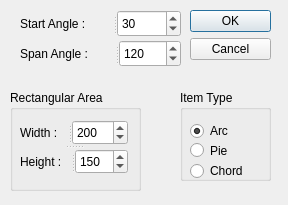
<?xml version="1.0" encoding="UTF-8"?>
<ui version="4.0">
 <class>arcDialog</class>
 <widget class="QDialog" name="arcDialog">
  <property name="geometry">
   <rect>
    <x>0</x>
    <y>0</y>
    <width>288</width>
    <height>205</height>
   </rect>
  </property>
  <property name="windowTitle">
   <string>Dialog</string>
  </property>
  <widget class="QDialogButtonBox" name="buttonBox">
   <property name="geometry">
    <rect>
     <x>190</x>
     <y>10</y>
     <width>81</width>
     <height>71</height>
    </rect>
   </property>
   <property name="orientation">
    <enum>Qt::Vertical</enum>
   </property>
   <property name="standardButtons">
    <set>QDialogButtonBox::Cancel|QDialogButtonBox::Ok</set>
   </property>
  </widget>
  <widget class="QGroupBox" name="groupBox">
   <property name="geometry">
    <rect>
     <x>180</x>
     <y>90</y>
     <width>91</width>
     <height>91</height>
    </rect>
   </property>
   <property name="title">
    <string>Item Type</string>
   </property>
   <widget class="QRadioButton" name="arcRadio">
    <property name="geometry">
     <rect>
      <x>10</x>
      <y>30</y>
      <width>61</width>
      <height>22</height>
     </rect>
    </property>
    <property name="text">
     <string>Arc</string>
    </property>
    <property name="checked">
     <bool>true</bool>
    </property>
   </widget>
   <widget class="QRadioButton" name="pieRadio">
    <property name="geometry">
     <rect>
      <x>10</x>
      <y>50</y>
      <width>61</width>
      <height>21</height>
     </rect>
    </property>
    <property name="text">
     <string>Pie</string>
    </property>
    <property name="checked">
     <bool>false</bool>
    </property>
   </widget>
   <widget class="QRadioButton" name="chordRadio">
    <property name="geometry">
     <rect>
      <x>10</x>
      <y>70</y>
      <width>71</width>
      <height>22</height>
     </rect>
    </property>
    <property name="text">
     <string>Chord</string>
    </property>
   </widget>
  </widget>
  <widget class="QGroupBox" name="groupBox_2">
   <property name="geometry">
    <rect>
     <x>10</x>
     <y>90</y>
     <width>131</width>
     <height>101</height>
    </rect>
   </property>
   <property name="title">
    <string>Rectangular Area</string>
   </property>
   <widget class="QSplitter" name="splitter_5">
    <property name="geometry">
     <rect>
      <x>10</x>
      <y>30</y>
      <width>108</width>
      <height>54</height>
     </rect>
    </property>
    <property name="orientation">
     <enum>Qt::Vertical</enum>
    </property>
    <widget class="QSplitter" name="splitter_3">
     <property name="orientation">
      <enum>Qt::Horizontal</enum>
     </property>
     <widget class="QLabel" name="label_3">
      <property name="text">
       <string>Width : </string>
      </property>
     </widget>
     <widget class="QSpinBox" name="widthSpin">
      <property name="minimum">
       <number>10</number>
      </property>
      <property name="maximum">
       <number>500</number>
      </property>
      <property name="value">
       <number>200</number>
      </property>
     </widget>
    </widget>
    <widget class="QSplitter" name="splitter_4">
     <property name="orientation">
      <enum>Qt::Horizontal</enum>
     </property>
     <widget class="QLabel" name="label_5">
      <property name="text">
       <string>Height : </string>
      </property>
     </widget>
     <widget class="QSpinBox" name="heightSpin">
      <property name="minimum">
       <number>10</number>
      </property>
      <property name="maximum">
       <number>500</number>
      </property>
      <property name="value">
       <number>150</number>
      </property>
     </widget>
    </widget>
   </widget>
  </widget>
  <widget class="QSplitter" name="splitter">
   <property name="geometry">
    <rect>
     <x>20</x>
     <y>10</y>
     <width>161</width>
     <height>27</height>
    </rect>
   </property>
   <property name="orientation">
    <enum>Qt::Horizontal</enum>
   </property>
   <widget class="QLabel" name="label">
    <property name="text">
     <string>Start Angle : </string>
    </property>
   </widget>
   <widget class="QSpinBox" name="startSpin">
    <property name="minimum">
     <number>0</number>
    </property>
    <property name="maximum">
     <number>360</number>
    </property>
    <property name="value">
     <number>30</number>
    </property>
   </widget>
  </widget>
  <widget class="QSplitter" name="splitter_2">
   <property name="geometry">
    <rect>
     <x>20</x>
     <y>40</y>
     <width>161</width>
     <height>27</height>
    </rect>
   </property>
   <property name="orientation">
    <enum>Qt::Horizontal</enum>
   </property>
   <widget class="QLabel" name="label_2">
    <property name="text">
     <string>Span Angle : </string>
    </property>
   </widget>
   <widget class="QSpinBox" name="spanSpin">
    <property name="minimum">
     <number>0</number>
    </property>
    <property name="maximum">
     <number>360</number>
    </property>
    <property name="value">
     <number>120</number>
    </property>
   </widget>
  </widget>
  <action name="action_OK">
   <property name="text">
    <string>OK</string>
   </property>
   <property name="toolTip">
    <string>OK</string>
   </property>
  </action>
 </widget>
 <resources/>
 <connections>
  <connection>
   <sender>buttonBox</sender>
   <signal>accepted()</signal>
   <receiver>arcDialog</receiver>
   <slot>accept()</slot>
   <hints>
    <hint type="sourcelabel">
     <x>248</x>
     <y>254</y>
    </hint>
    <hint type="destinationlabel">
     <x>157</x>
     <y>274</y>
    </hint>
   </hints>
  </connection>
  <connection>
   <sender>buttonBox</sender>
   <signal>rejected()</signal>
   <receiver>arcDialog</receiver>
   <slot>reject()</slot>
   <hints>
    <hint type="sourcelabel">
     <x>316</x>
     <y>260</y>
    </hint>
    <hint type="destinationlabel">
     <x>286</x>
     <y>274</y>
    </hint>
   </hints>
  </connection>
 </connections>
</ui>
